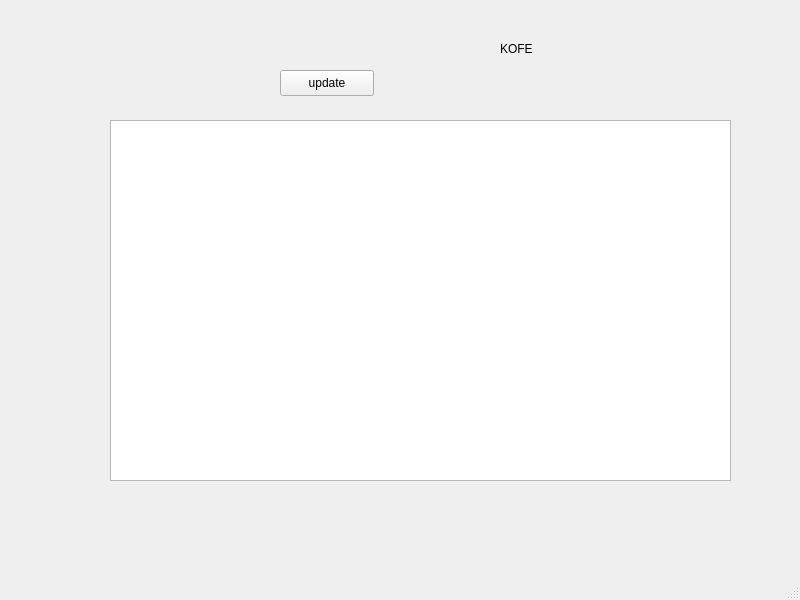
<?xml version="1.0" encoding="UTF-8"?>
<ui version="4.0">
 <class>MainWindow</class>
 <widget class="QMainWindow" name="MainWindow">
  <property name="geometry">
   <rect>
    <x>0</x>
    <y>0</y>
    <width>800</width>
    <height>600</height>
   </rect>
  </property>
  <property name="windowTitle">
   <string>MainWindow</string>
  </property>
  <widget class="QWidget" name="centralwidget">
   <widget class="QTableWidget" name="tableWidget">
    <property name="geometry">
     <rect>
      <x>110</x>
      <y>120</y>
      <width>621</width>
      <height>361</height>
     </rect>
    </property>
   </widget>
   <widget class="QLabel" name="label">
    <property name="geometry">
     <rect>
      <x>500</x>
      <y>40</y>
      <width>66</width>
      <height>18</height>
     </rect>
    </property>
    <property name="text">
     <string>KOFE</string>
    </property>
   </widget>
   <widget class="QPushButton" name="pushButton">
    <property name="geometry">
     <rect>
      <x>280</x>
      <y>70</y>
      <width>94</width>
      <height>26</height>
     </rect>
    </property>
    <property name="text">
     <string>update</string>
    </property>
   </widget>
  </widget>
  <widget class="QMenuBar" name="menubar">
   <property name="geometry">
    <rect>
     <x>0</x>
     <y>0</y>
     <width>800</width>
     <height>23</height>
    </rect>
   </property>
  </widget>
  <widget class="QStatusBar" name="statusbar"/>
 </widget>
 <resources/>
 <connections/>
</ui>
